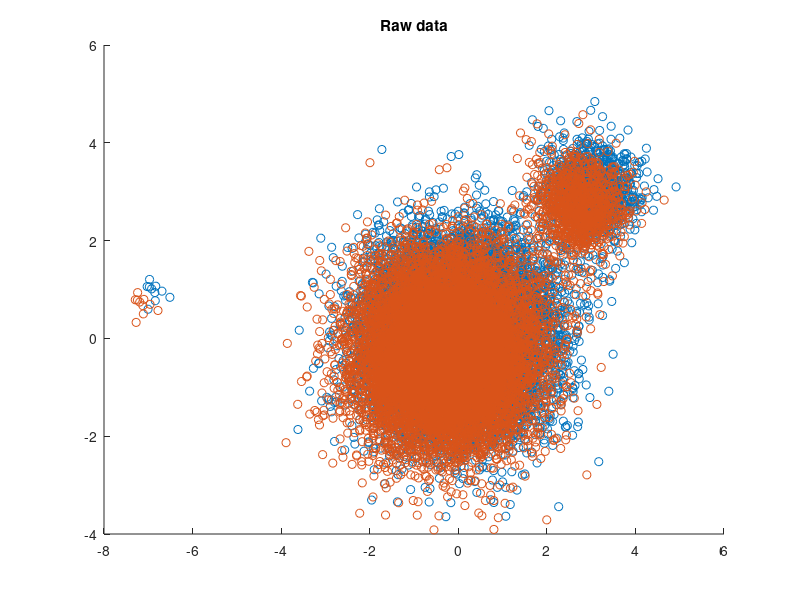
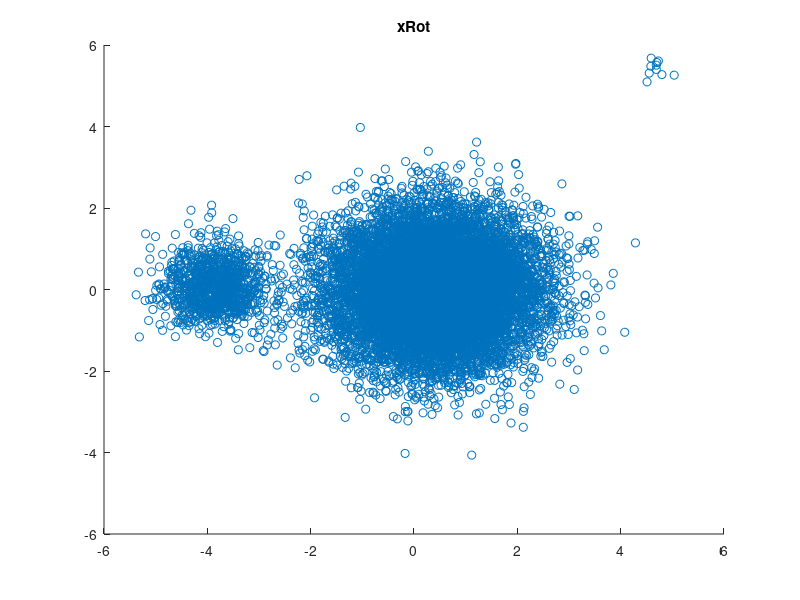
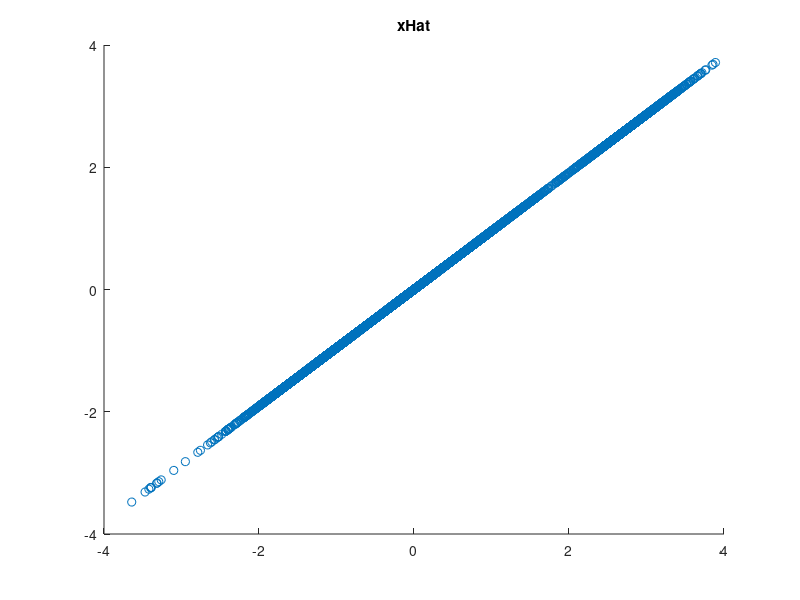
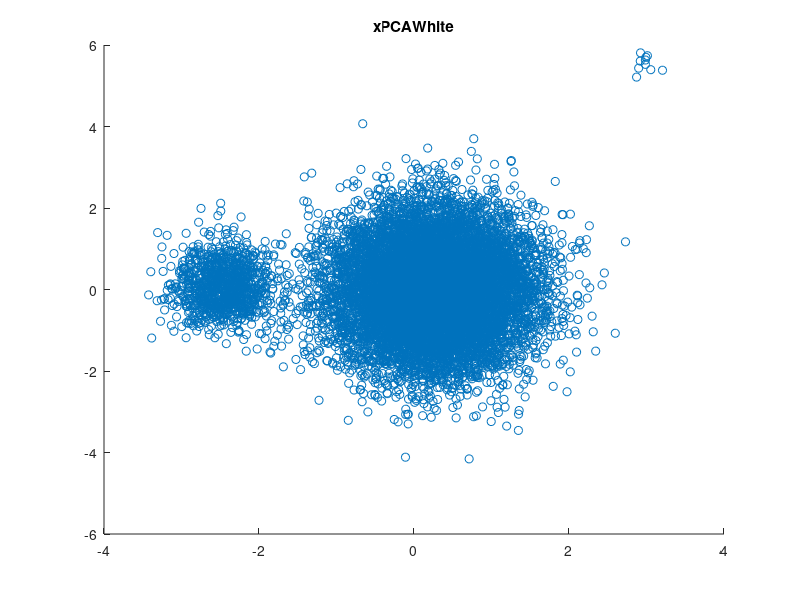

The MATLAB source for these figures, in order:
close all

%%================================================================
%% Step 0: Load data
%  We have provided the code to load data from pcaData.txt into x.
%  x is a 2 * 45 matrix, where the kth column x(:,k) corresponds to
%  the kth data point.Here we provide the code to load natural image data into x.
%  You do not need to change the code below.

% x = load('pcaData.txt','-ascii');
x1=randn([2,1],10000);
x2=.5*randn([2,1],1000); x2=bsxfun(@plus,x2,3);
x3 = .2*randn([2,1],10); x3=bsxfun(@plus,x3,[-7 ;1]); 
x = [x1 x2 x3];
size(x)

figure(1);
scatter(x(1, :), x(2, :));
title('Raw data');
%%================================================================
%% Step 1a: Implement PCA to obtain U 
%  Implement PCA to obtain the rotation matrix U, which is the eigenbasis
%  sigma. 

% -------------------- YOUR CODE HERE -------------------- 
u = zeros(size(x, 1)); % You need to compute this
avg = mean(x,2);
x = bsxfun(@minus,x,avg);
sigma = x * x' / size(x, 2);
[u,s,v] = svd(sigma);


% -------------------------------------------------------- 
hold on
plot([0 u(1,1)], [0 u(2,1)]);
plot([0 u(1,2)], [0 u(2,2)]);
scatter(x(1, :), x(2, :));
hold off

%%================================================================
%% Step 1b: Compute xRot, the projection on to the eigenbasis
%  Now, compute xRot by projecting the data on to the basis defined
%  by U. Visualize the points by performing a scatter plot.

% -------------------- YOUR CODE HERE -------------------- 
xRot = zeros(size(x)); % You need to compute this
xRot = u' * x;  

% -------------------------------------------------------- 

% Visualise the covariance matrix. You should see a line across the
% diagonal against a blue background.
figure(2);
scatter(xRot(1, :), xRot(2, :));
title('xRot');

%%================================================================
%% Step 2: Reduce the number of dimensions from 2 to 1. 
%  Compute xRot again (this time projecting to 1 dimension).
%  Then, compute xHat by projecting the xRot back onto the original axes 
%  to see the effect of dimension reduction

% -------------------- YOUR CODE HERE -------------------- 
k = 1; % Use k = 1 and project the data onto the first eigenbasis
xHat = zeros(size(x)); % You need to compute this
xTilde = u(:,1:k)' * x;
xHat = u(:,1:k)*xTilde;

% -------------------------------------------------------- 
figure(3);
scatter(xHat(1, :), xHat(2, :));
title('xHat');


%%================================================================
%% Step 3: PCA Whitening
%  Complute xPCAWhite and plot the results.

epsilon = 1e-5;
% -------------------- YOUR CODE HERE -------------------- 
xPCAWhite = zeros(size(x)); % You need to compute this
xPCAWhite = diag(1./sqrt(diag(s) + epsilon)) * u' * x;



% -------------------------------------------------------- 
figure(4);
scatter(xPCAWhite(1, :), xPCAWhite(2, :));
title('xPCAWhite');

%%================================================================
%% Step 3: ZCA Whitening
%  Complute xZCAWhite and plot the results.

% -------------------- YOUR CODE HERE -------------------- 
xZCAWhite = zeros(size(x)); % You need to compute this
xZCAWhite = u*diag(1./sqrt(diag(s) + epsilon)) * u' * x;

% -------------------------------------------------------- 
figure(5);
scatter(xZCAWhite(1, :), xZCAWhite(2, :));
title('xZCAWhite');

%% Congratulations! When you have reached this point, you are done!
%  You can now move onto the next PCA exercise. :)
